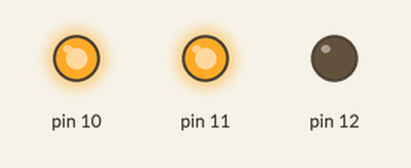
Simulated run of this sketch. Board: Arduino Uno, built with avr-gcc and run on an emulated ATmega328P. Parts: output pins drawn as LEDs (lit = HIGH).

Above: at 2.5 s.
At 7.5 s:
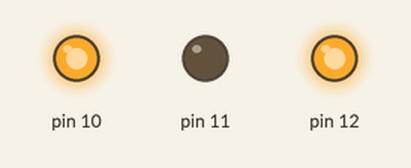
At 12.5 s:
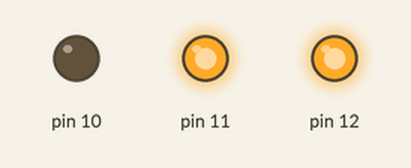
Timing chart, 0 to 19.5 s (numbered marks = the images above):
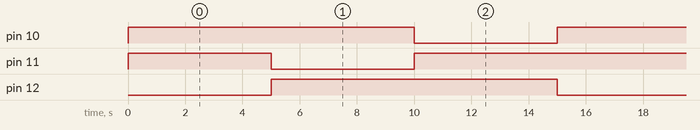

The sketch:

Set.ino
```cpp
#include <LED.h>

int LEDArray[] = {12,11,10}; // Red, Green, Blue
LED LED1(LEDArray);

void setup() {
}

void loop() {
  byte red[] = {0, 255, 255};
  byte green[] = {255, 0, 255};
  byte blue[] = {255, 255, 0};


  // Blink
  LED1.set_Color(LEDArray, red);
  delay(5000);
  LED1.set_Color(LEDArray, green);
  delay(5000);
  LED1.set_Color(LEDArray, blue);
  delay(5000);

}
```

Measured:
- by itself, pin 10, pin 12: alternates HIGH for 10.0 s and LOW for 5.0 s
- by itself, pin 11: repeats every 15.0 s: LOW 5.0 s, HIGH 10.0 s
- by itself, everything shown: repeats every 15.0 s, in 3 steps
